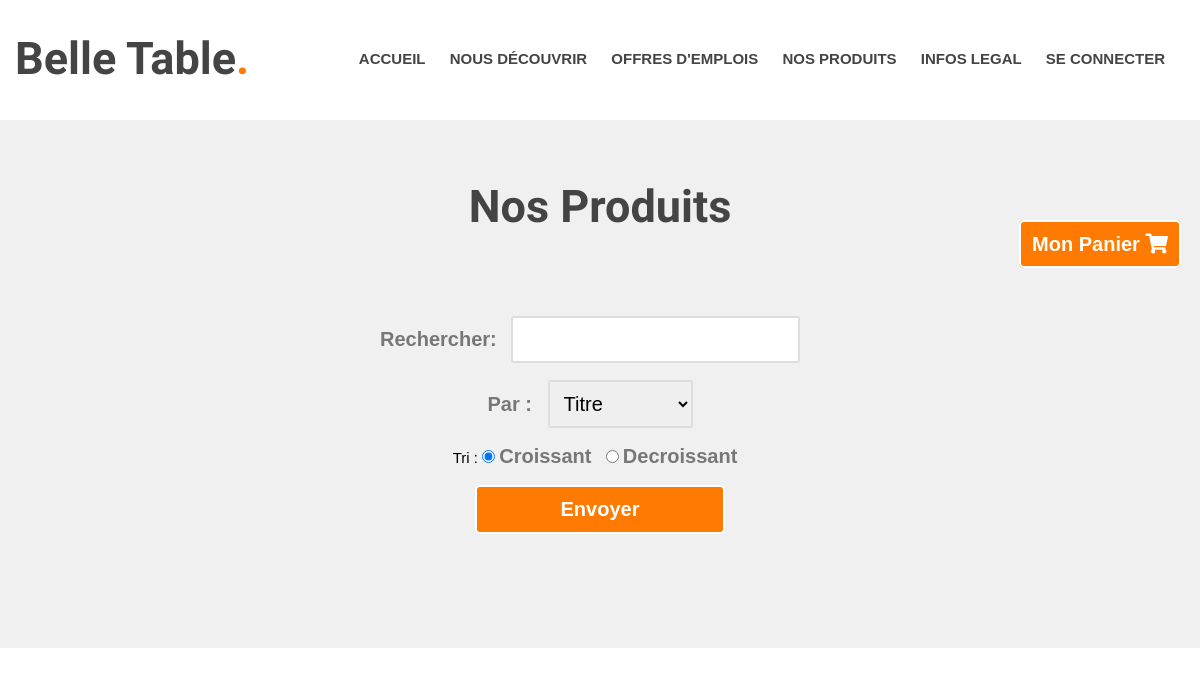
The app's page /produits.php, older data.
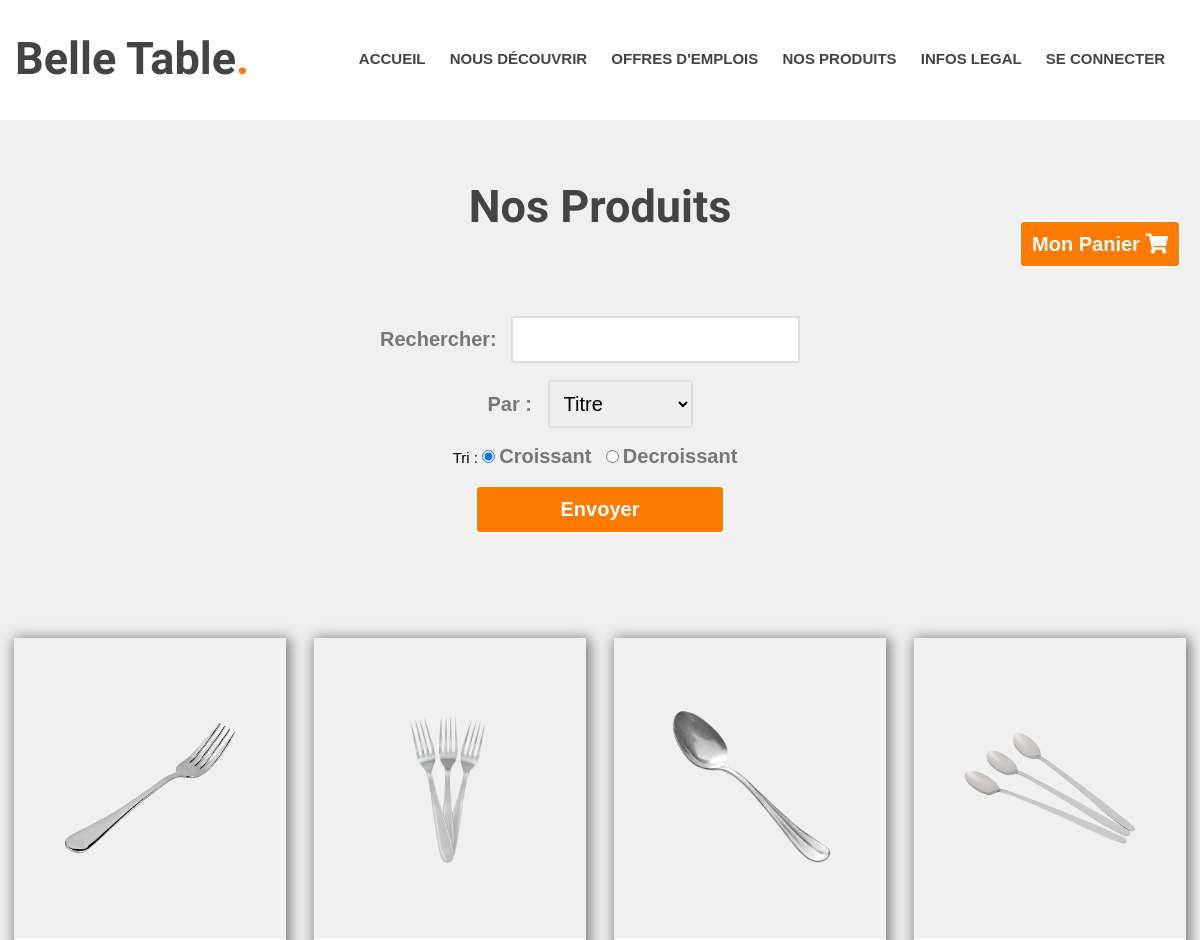
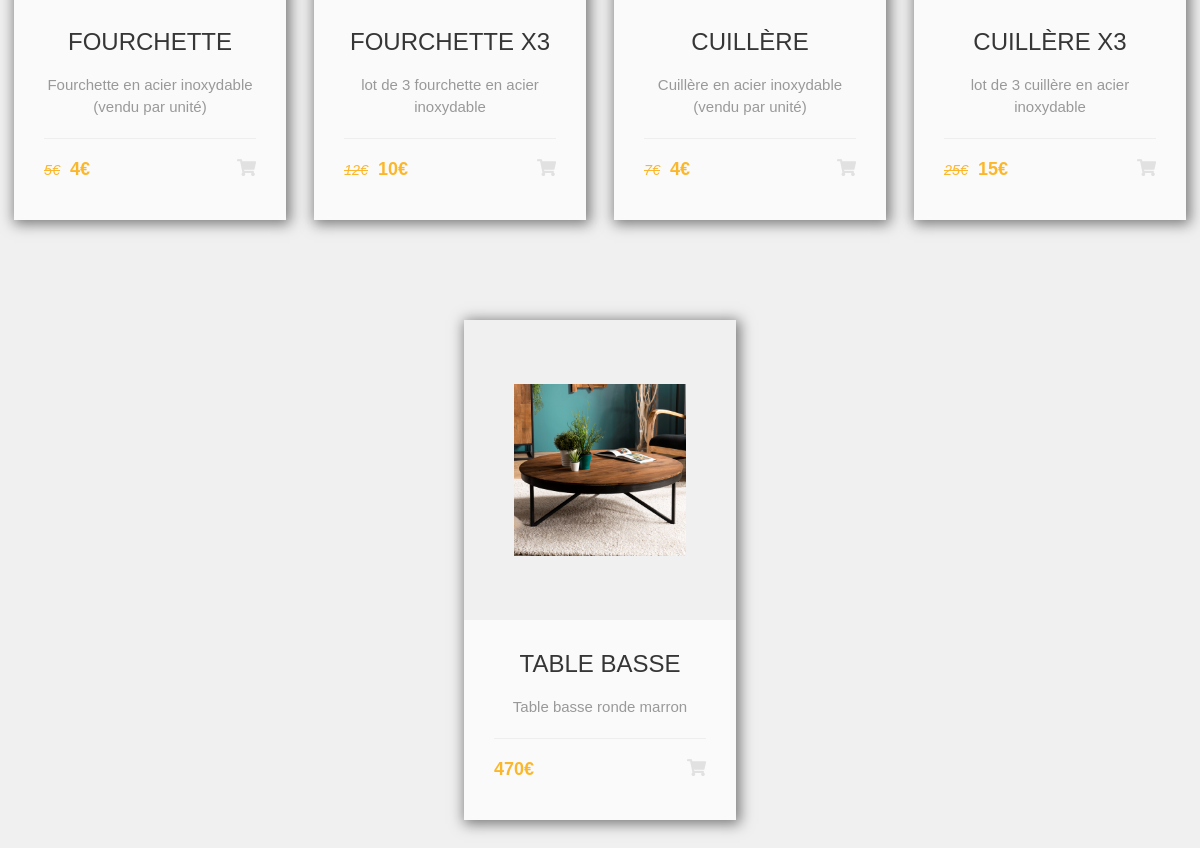
The same page, newer data (2 pictures, top to bottom).
### tables this page shows
CREATE TABLE IF NOT EXISTS `produit` (
  `idproduit` int(50) NOT NULL AUTO_INCREMENT,
  `titre` text NOT NULL,
  `old_prix` int(11) DEFAULT NULL,
  `prix` float NOT NULL,
  `description` text DEFAULT NULL,
  `image` text DEFAULT NULL,
  UNIQUE KEY `idannonce` (`idproduit`)
);

### produits.php (the view, shortened to what this page needs)
<!DOCTYPE html>
<html>
<head>
	<link rel="stylesheet" type="text/css" href="produits.css">
	<link rel="stylesheet" type="text/css" href="styles.css">
	<link rel="stylesheet" href="https://pro.fontawesome.com/releases/v5.13.0/css/all.css">
	<?php
		require_once('include/en-tete.php');
		$req = mysqli_query($bdd, "SELECT * FROM produit ORDER BY idproduit");
    ?>
</head>
<body>
	<?php include("include/menu.php"); ?>
	<section id="possibilities">
		<div align="center">
			<h1>Nos Produits</h1>
			<a href="panier.php" class="button-4" style="margin-left: 1000px; text-decoration:none;">Mon Panier <i class="fas fa-shopping-cart"></i></a>
			<form action="produits.php" method="POST">
				<label for="search">Rechercher:</label>
				<input type="text" id="search" name="search">
				<br><br>
				<label for="filtreSearch">Par : </label>
				<select name="filtreSearch" id="filtreSearch" class="select">
					<option value = "titre" selected>Titre </option>
				</select> <br><br>
				<div>
					Tri :
				  	<input type="radio" name="tri" value="ASC"checked>
				  	<label>Croissant</label>
				  	<input type="radio" name="tri" value="DESC">
				  	<label>Decroissant</label>
				</div>
				<br>
				<input type="submit" class="button-4" value="Envoyer" name="monBouton"> <br><br><br>
			</form>
			<div class="content-product">
				<?php $i = 0; ?>
				<?php while($produit = mysqli_fetch_assoc($req)): ?>
					<div class="product-card">
						<div class="product-tumb">
							<img src="produits/<?php echo $produit['image']; ?>" alt="">
						</div>
						<div class="product-details">
							<h4><a href="afficher-produit.php?p=<?php echo $produit['idproduit']; ?>"><?php echo $produit['titre']; ?></a></h4>
							<p><?php echo $produit['description']; ?></p>
							<div class="product-bottom-details">
								<div class="product-price">
									<?php if(isset($produit['old_prix'])): ?>
										<small><?php echo $produit['old_prix']; ?>€</small>
									<?php endif; ?>
									<?php echo $produit['prix']; ?>€
								</div>
								<div class="product-links">
									<i class="fa fa-shopping-cart logo-panier<?php echo $i; ?>"></i>
								</div>
							</div>
						</div>
					</div>
					<?php $i++; ?>
				<?php endwhile; ?>
			</div>
		</div>
	</section>
</body>
</html>

Row changes from the older to the newer data that the page shows:
added produit: image (picture), titre "FOURCHETTE", description "Fourchette en acier inoxydable (vendu par unité)", old_prix "5", prix "4"
added produit: image (picture), titre "FOURCHETTE X3", description "lot de 3 fourchette en acier inoxydable", old_prix "12", prix "10"
added produit: image (picture), titre "CUILLÈRE", description "Cuillère en acier inoxydable (vendu par unité)", old_prix "7", prix "4"
added produit: image (picture), titre "CUILLÈRE X3", description "lot de 3 cuillère en acier inoxydable", old_prix "25", prix "15"
added produit: image (picture), titre "TABLE BASSE", description "Table basse ronde marron", prix "470"
